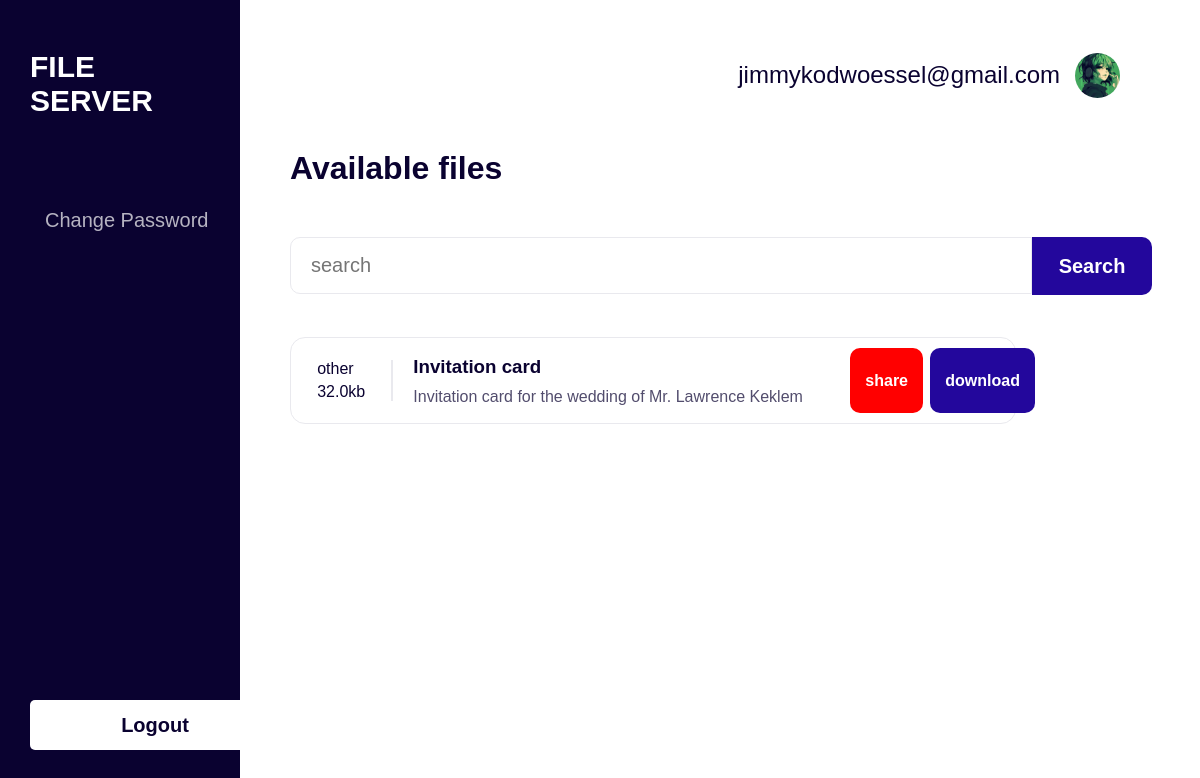
The page /feed/ (signed in) on the database as committed earlier.
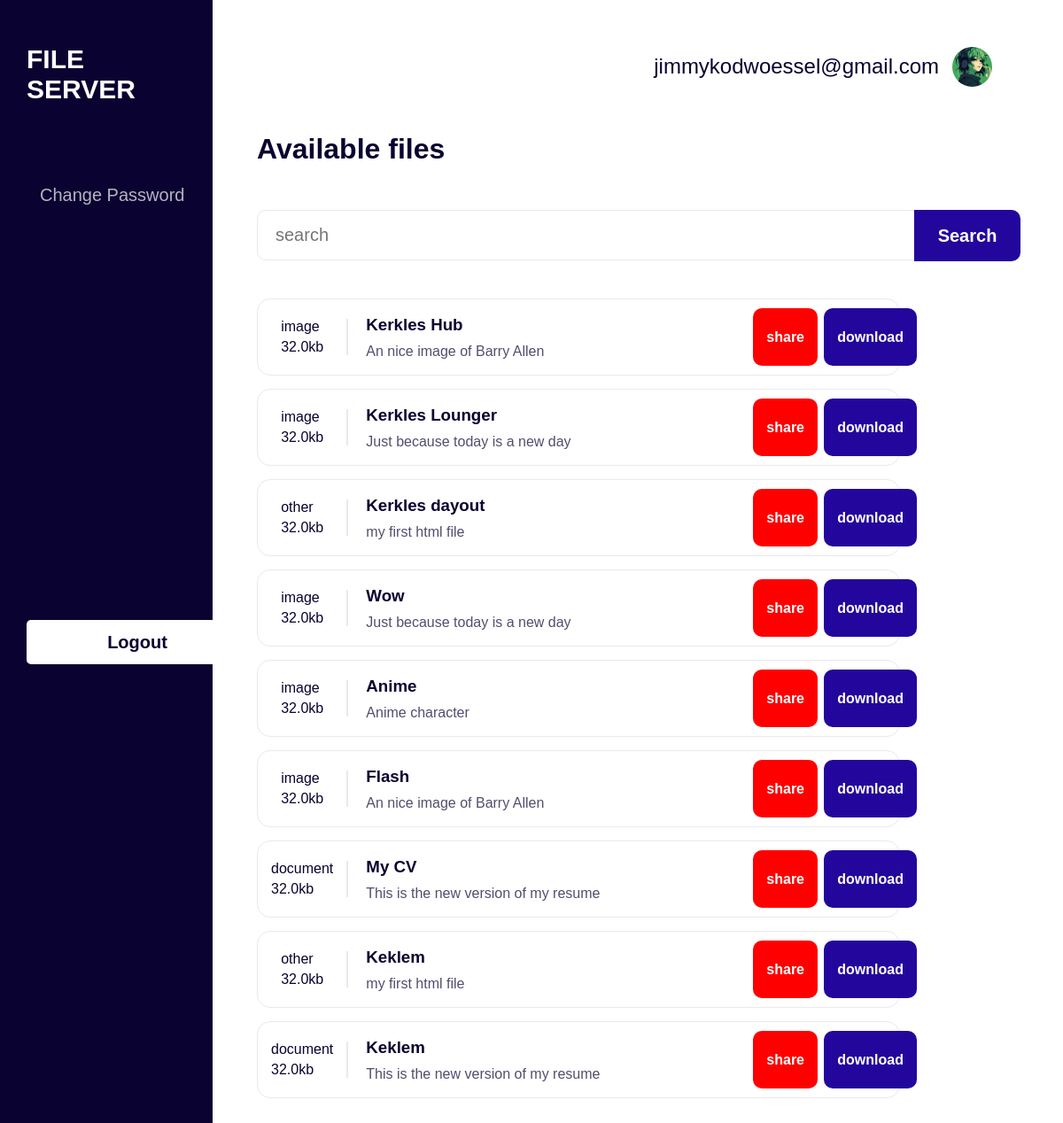
The same page on the database as committed later.
### fileManager/models.py (models this page shows, shortened)
class File(models.Model):
    id = models.AutoField(primary_key=True)
    title = models.CharField(max_length=255, blank=False)
    description = models.TextField(blank=True)
    file = models.FileField(upload_to='', default='')
    date = models.DateTimeField(auto_now_add=True)
    file_type = models.CharField(max_length=50, blank=True)
    downloads_count = models.IntegerField(default=0)
    emailed_count = models.IntegerField(default=0)
    objects = FileManager()
    class Meta:
        ordering = ["-date"]

### fileManager/views.py (the view)
# urls.py: path('feed/', views.files_page, name='feed'),
@login_required
def files_page(request):
    user = request.user
    if request.method == 'POST':
        query = request.POST.get('query')
        files = File.objects.search(query)
        if not files:
            files = []
        return render(request, 'files.html', {'user': request.user, 'files': files, 'query': query})
    else:
        files = File.objects.all()
        return render(request, 'files.html', {'user': user, 'files': files})

### fileManager/templates/files.html (shortened to what this page needs)
<!DOCTYPE html>
<html lang="en">
<head>
    {% load static %}
    <link rel="stylesheet" href="{% static 'css/filestyle.css' %}">
</head>
<body>
    <div class="container">
        <div class="aside">
            <h1>File Server</h1>
            <div class="actionables">
                <a href="/reset_password">change password</a>
            </div>
            <form method="post" action="{% url 'logout' %}">
                <button type="submit">Logout</button>
            </form>
        </div>
        <div class="content">
            <div class="profile">
                <p class="email">{{ user.email }}</p>
                <img src="{% static 'images/profile.png' %}" alt="">
            </div>
            <h1>Available files</h1>
            <div class="searchbar">
                <form method="post" action="{% url 'feed' %}">
                    <input type="text" placeholder="search" name="query" value="{{query}}">
                    <button type="submit">Search</button>
                </form>
            </div>
            {% if files|length > 0%}
                <div class="files">
                    {% for file in files %}
                        <div class="file">
                            <div class="thumbnail">
                                <div class="thumb">
                                    <p>{{file.file_type}}</p>
                                    <p>32.0kb</p>
                                </div>
                            </div>
                            <div class="item">
                                <h3>{{ file.title }}</</h3>
                                <p>{{ file.description }}</p>
                            </div>
                            <div class="action">
                                <a href="email/{{file.pk}}" id="share">share</a>
                                <a href="download/{{file.pk}}" id="download">download</a>
                            </div>
                        </div>
                    {% endfor %}
                </div>
            {% else %}
                <p>No files found</p>
            {% endif %}
        </div>
    </div>
</body>
</html>

Rows that differ between the two databases and show on the page:
removed File: file_type "other", title "Invitation card", description "Invitation card for the wedding of Mr. Lawrence Keklem"
added File: file_type "image", title "Kerkles Hub", description "An nice image of Barry Allen"
added File: file_type "image", title "Kerkles Lounger", description "Just because today is a new day"
added File: file_type "other", title "Kerkles dayout", description "my first html file"
added File: file_type "image", title "Wow", description "Just because today is a new day"
added File: file_type "image", title "Anime", description "Anime character"
added File: file_type "image", title "Flash", description "An nice image of Barry Allen"
added File: file_type "document", title "My CV", description "This is the new version of my resume"
added File: file_type "other", title "Keklem", description "my first html file"
added File: file_type "document", title "Keklem", description "This is the new version of my resume"
